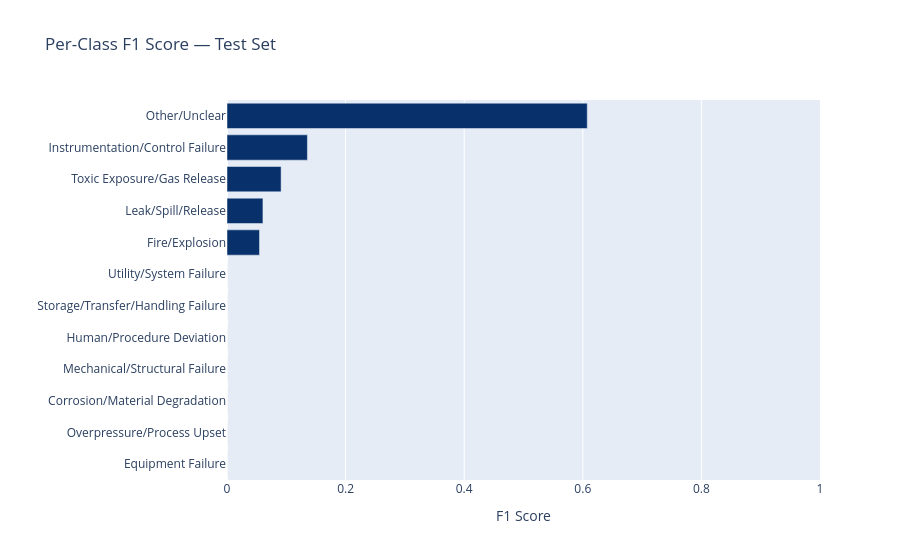
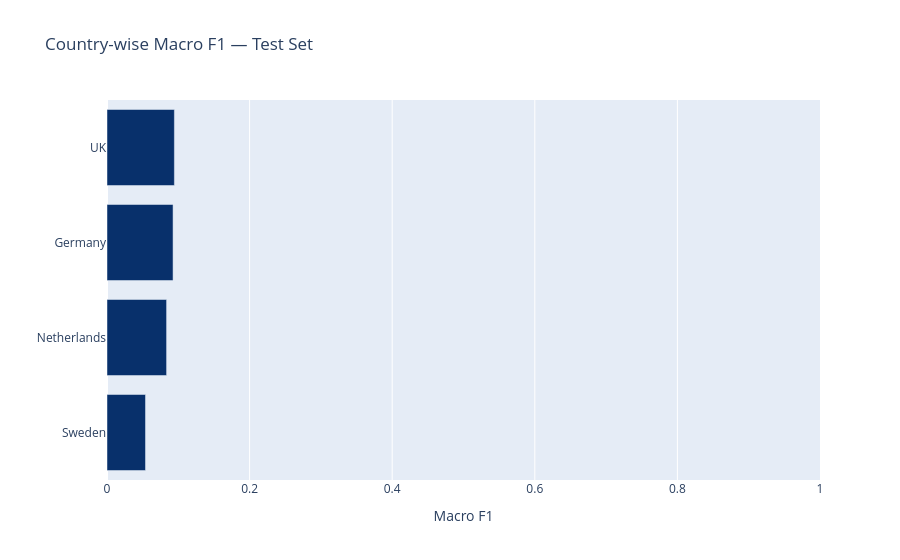
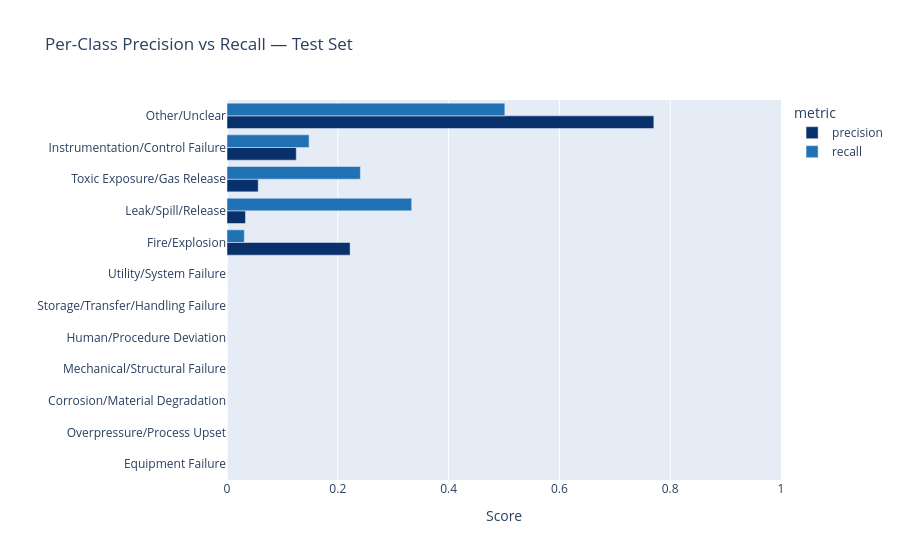
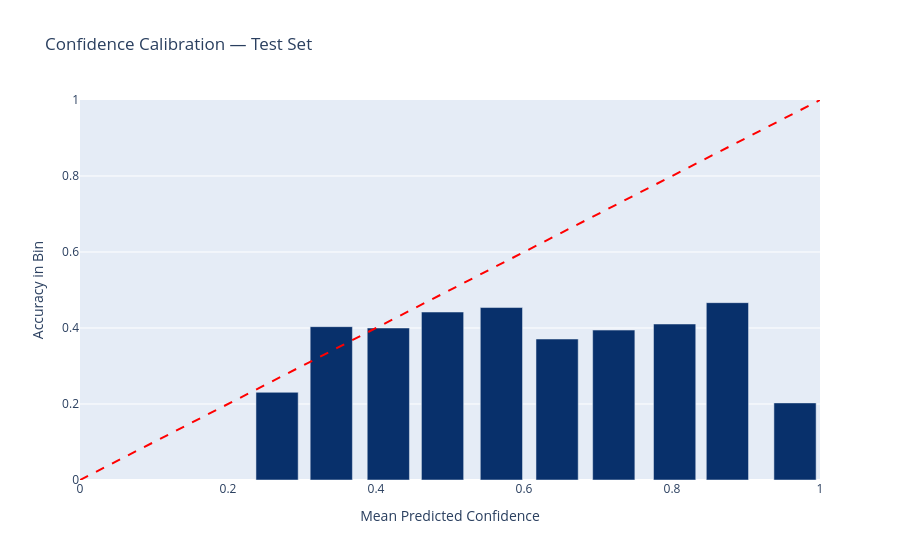

The notebook cell these images were saved under, in order:
### Markdown cell above
## Additional Result Visualizations

These plots provide deeper insight into model performance for the thesis.

### Code cell
# =============================================================================
# 1. Per-Class F1 Bar Chart
# =============================================================================
per_class = report_df.loc[
    report_df.index.isin(HAZARD_TAXONOMY)
].copy()
per_class = per_class.sort_values("f1-score", ascending=True)

fig_f1 = px.bar(
    per_class,
    x="f1-score",
    y=per_class.index,
    orientation="h",
    title="Per-Class F1 Score — Test Set",
    labels={"f1-score": "F1 Score", "y": "Hazard Category"},
    color_discrete_sequence=["#08306b"]
)
fig_f1.update_layout(yaxis_title="", xaxis_range=[0, 1])
fig_f1.write_image(PATHS["figures"] / "per_class_f1.png", scale=4)
fig_f1.show()

# =============================================================================
# 2. Country-wise Macro F1 Bar Chart
# =============================================================================
cm_sorted = country_metrics.sort_values("macro_f1", ascending=True)

fig_country_f1 = px.bar(
    cm_sorted,
    x="macro_f1",
    y="SL_COUNTRY",
    orientation="h",
    title="Country-wise Macro F1 — Test Set",
    labels={"macro_f1": "Macro F1", "SL_COUNTRY": "Country"},
    color_discrete_sequence=["#08306b"]
)
fig_country_f1.update_layout(yaxis_title="", xaxis_range=[0, 1])
fig_country_f1.write_image(PATHS["figures"] / "country_macro_f1.png", scale=4)
fig_country_f1.show()

# =============================================================================
# 3. Per-Class Precision vs Recall Paired Bars
# =============================================================================
pr_df = per_class[["precision", "recall"]].copy()
pr_df["category"] = pr_df.index
pr_melted = pr_df.melt(id_vars="category", value_vars=["precision", "recall"],
                        var_name="metric", value_name="value")

fig_pr = px.bar(
    pr_melted,
    x="value",
    y="category",
    color="metric",
    barmode="group",
    orientation="h",
    title="Per-Class Precision vs Recall — Test Set",
    labels={"value": "Score", "category": "Hazard Category"},
    color_discrete_map={"precision": "#08306b", "recall": "#2171b5"}
)
fig_pr.update_layout(yaxis_title="", xaxis_range=[0, 1])
fig_pr.write_image(PATHS["figures"] / "precision_vs_recall.png", scale=4)
fig_pr.show()

# =============================================================================
# 4. Confidence Calibration (Binned Accuracy vs Confidence)
# =============================================================================
cal_df = test_pred.copy()
cal_df["correct"] = (cal_df["gold_hazard"] == cal_df["pred_label"]).astype(int)
cal_df["conf_bin"] = pd.cut(cal_df["pred_confidence"], bins=10)

cal_grouped = (
    cal_df.groupby("conf_bin", observed=True)
    .agg(mean_confidence=("pred_confidence", "mean"),
         accuracy=("correct", "mean"),
         count=("correct", "size"))
    .reset_index()
)

fig_cal = px.bar(
    cal_grouped,
    x="mean_confidence",
    y="accuracy",
    title="Confidence Calibration — Test Set",
    labels={"mean_confidence": "Mean Predicted Confidence", "accuracy": "Accuracy in Bin"},
    color_discrete_sequence=["#08306b"]
)
fig_cal.add_shape(type="line", x0=0, y0=0, x1=1, y1=1,
                  line=dict(color="red", dash="dash"))
fig_cal.update_layout(xaxis_range=[0, 1], yaxis_range=[0, 1])
fig_cal.write_image(PATHS["figures"] / "confidence_calibration.png", scale=4)
fig_cal.show()

# =============================================================================
# 5. Class Support vs F1 Scatter
# =============================================================================
support_f1 = per_class[["support", "f1-score"]].copy()
support_f1["category"] = support_f1.index

fig_sf = px.scatter(
    support_f1,
    x="support",
    y="f1-score",
    text="category",
    title="Class Support vs F1 Score — Test Set",
    labels={"support": "Number of Test Samples", "f1-score": "F1 Score"},
    color_discrete_sequence=["#08306b"]
)
fig_sf.update_traces(textposition="top center", marker=dict(size=10))
fig_sf.update_layout(yaxis_range=[0, 1])
fig_sf.write_image(PATHS["figures"] / "support_vs_f1.png", scale=4)
fig_sf.show()

# =============================================================================
# 6. Top Misclassification Pairs
# =============================================================================
errors = test_pred[test_pred["gold_hazard"] != test_pred["pred_label"]].copy()
errors["pair"] = errors["gold_hazard"] + " → " + errors["pred_label"]

top_errors = (
    errors["pair"]
    .value_counts()
    .head(15)
    .reset_index()
)
top_errors.columns = ["misclassification", "count"]

fig_err = px.bar(
    top_errors,
    x="count",
    y="misclassification",
    orientation="h",
    title="Top 15 Misclassification Pairs — Test Set",
    labels={"count": "Count", "misclassification": "Gold → Predicted"},
    color_discrete_sequence=["#08306b"]
)
fig_err.update_layout(yaxis_title="", yaxis=dict(autorange="reversed"))
fig_err.write_image(PATHS["figures"] / "top_misclassifications.png", scale=4)
fig_err.show()

print("All additional plots saved.")

### Figure 1 — Plotly figure (JSON) as saved in the notebook; plotly's stock layout.template omitted (floating-point values rounded to 4 significant figures)
{"data": [{"alignmentgroup": "True", "hovertemplate": "F1 Score=%{x}<br>index=%{y}<extra></extra>", "legendgroup": "", "marker": {"color": "#08306b", "pattern": {"shape": ""}}, "name": "", "offsetgroup": "", "orientation": "h", "showlegend": false, "textposition": "auto", "type": "bar", "x": [0, 0, 0, 0, 0, 0, 0, 0.05479, 0.06061, 0.09123, 0.1356, 0.6075], "xaxis": "x", "y": ["Equipment Failure", "Overpressure/Process Upset", "Corrosion/Material Degradation", "Mechanical/Structural Failure", "Human/Procedure Deviation", "Storage/Transfer/Handling Failure", "Utility/System Failure", "Fire/Explosion", "Leak/Spill/Release", "Toxic Exposure/Gas Release", "Instrumentation/Control Failure", "Other/Unclear"], "yaxis": "y"}], "layout": {"barmode": "relative", "legend": {"tracegroupgap": 0}, "title": {"text": "Per-Class F1 Score — Test Set"}, "xaxis": {"anchor": "y", "domain": [0, 1], "range": [0, 1], "title": {"text": "F1 Score"}}, "yaxis": {"anchor": "x", "domain": [0, 1], "title": {"text": ""}}}}

### Figure 2 — Plotly figure (JSON) as saved in the notebook; plotly's stock layout.template omitted (floating-point values rounded to 4 significant figures)
{"data": [{"alignmentgroup": "True", "hovertemplate": "Macro F1=%{x}<br>Country=%{y}<extra></extra>", "legendgroup": "", "marker": {"color": "#08306b", "pattern": {"shape": ""}}, "name": "", "offsetgroup": "", "orientation": "h", "showlegend": false, "textposition": "auto", "type": "bar", "x": [0.054, 0.08356, 0.09265, 0.0945], "xaxis": "x", "y": ["Sweden", "Netherlands", "Germany", "UK"], "yaxis": "y"}], "layout": {"barmode": "relative", "legend": {"tracegroupgap": 0}, "title": {"text": "Country-wise Macro F1 — Test Set"}, "xaxis": {"anchor": "y", "domain": [0, 1], "range": [0, 1], "title": {"text": "Macro F1"}}, "yaxis": {"anchor": "x", "domain": [0, 1], "title": {"text": ""}}}}

### Figure 3 — Plotly figure (JSON) as saved in the notebook; plotly's stock layout.template omitted (floating-point values rounded to 4 significant figures)
{"data": [{"alignmentgroup": "True", "hovertemplate": "metric=precision<br>Score=%{x}<br>Hazard Category=%{y}<extra></extra>", "legendgroup": "precision", "marker": {"color": "#08306b", "pattern": {"shape": ""}}, "name": "precision", "offsetgroup": "precision", "orientation": "h", "showlegend": true, "textposition": "auto", "type": "bar", "x": [0, 0, 0, 0, 0, 0, 0, 0.2222, 0.03333, 0.05628, 0.125, 0.7705], "xaxis": "x", "y": ["Equipment Failure", "Overpressure/Process Upset", "Corrosion/Material Degradation", "Mechanical/Structural Failure", "Human/Procedure Deviation", "Storage/Transfer/Handling Failure", "Utility/System Failure", "Fire/Explosion", "Leak/Spill/Release", "Toxic Exposure/Gas Release", "Instrumentation/Control Failure", "Other/Unclear"], "yaxis": "y"}, {"alignmentgroup": "True", "hovertemplate": "metric=recall<br>Score=%{x}<br>Hazard Category=%{y}<extra></extra>", "legendgroup": "recall", "marker": {"color": "#2171b5", "pattern": {"shape": ""}}, "name": "recall", "offsetgroup": "recall", "orientation": "h", "showlegend": true, "textposition": "auto", "type": "bar", "x": [0, 0, 0, 0, 0, 0, 0, 0.03125, 0.3333, 0.2407, 0.1481, 0.5015], "xaxis": "x", "y": ["Equipment Failure", "Overpressure/Process Upset", "Corrosion/Material Degradation", "Mechanical/Structural Failure", "Human/Procedure Deviation", "Storage/Transfer/Handling Failure", "Utility/System Failure", "Fire/Explosion", "Leak/Spill/Release", "Toxic Exposure/Gas Release", "Instrumentation/Control Failure", "Other/Unclear"], "yaxis": "y"}], "layout": {"barmode": "group", "legend": {"title": {"text": "metric"}, "tracegroupgap": 0}, "title": {"text": "Per-Class Precision vs Recall — Test Set"}, "xaxis": {"anchor": "y", "domain": [0, 1], "range": [0, 1], "title": {"text": "Score"}}, "yaxis": {"anchor": "x", "domain": [0, 1], "title": {"text": ""}}}}

### Figure 4 — Plotly figure (JSON) as saved in the notebook; plotly's stock layout.template omitted (floating-point values rounded to 4 significant figures)
{"data": [{"alignmentgroup": "True", "hovertemplate": "Mean Predicted Confidence=%{x}<br>Accuracy in Bin=%{y}<extra></extra>", "legendgroup": "", "marker": {"color": "#08306b", "pattern": {"shape": ""}}, "name": "", "offsetgroup": "", "orientation": "v", "showlegend": false, "textposition": "auto", "type": "bar", "x": [0.2663, 0.3396, 0.4167, 0.4899, 0.5695, 0.6447, 0.7213, 0.8036, 0.8749, 0.9662], "xaxis": "x", "y": [0.2308, 0.4035, 0.4, 0.442, 0.4538, 0.371, 0.3945, 0.4105, 0.4667, 0.2029], "yaxis": "y"}], "layout": {"barmode": "relative", "legend": {"tracegroupgap": 0}, "shapes": [{"line": {"color": "red", "dash": "dash"}, "type": "line", "x0": 0, "x1": 1, "y0": 0, "y1": 1}], "title": {"text": "Confidence Calibration — Test Set"}, "xaxis": {"anchor": "y", "domain": [0, 1], "range": [0, 1], "title": {"text": "Mean Predicted Confidence"}}, "yaxis": {"anchor": "x", "domain": [0, 1], "range": [0, 1], "title": {"text": "Accuracy in Bin"}}}}
